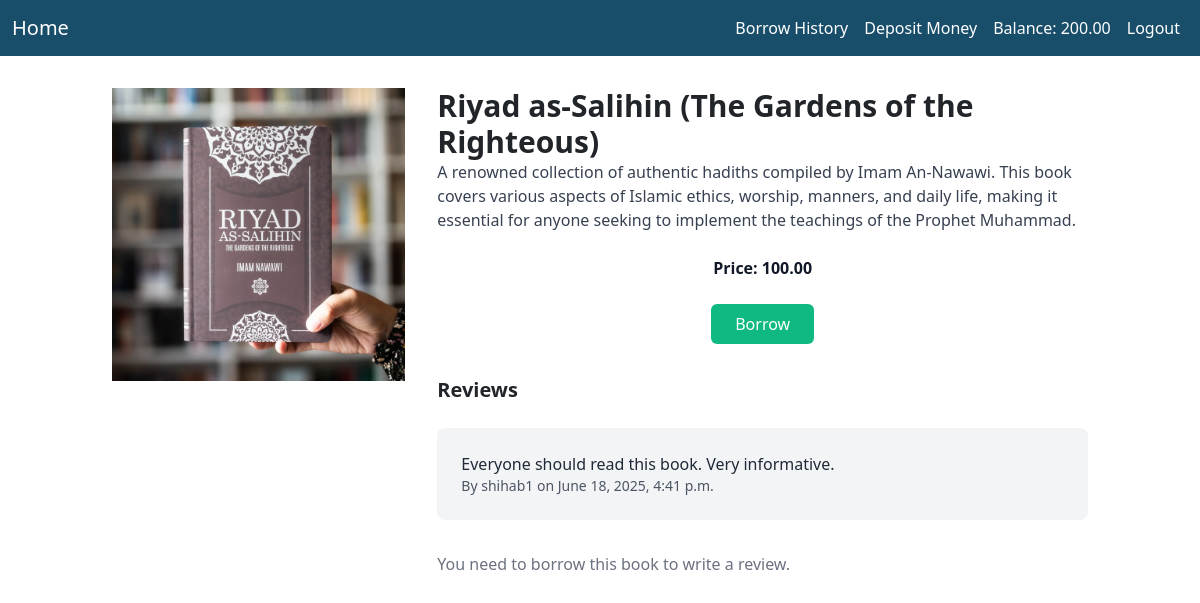
/library/book/1/ (signed in), run on the app's committed database.
### library/models.py (models this page shows, shortened)
class UserProfile(models.Model):
    user = models.OneToOneField(User, on_delete=models.CASCADE,related_name = 'profile')
    balance = models.DecimalField(max_digits = 10,decimal_places = 2,default = 0.00)
    borrowed_books = models.ManyToManyField(Book,related_name='borrowed_by',blank=True)
    def has_borrowed(self, book):
        return self.user.transactions.filter(book=book, return_date__isnull=True).exists()

class Book(models.Model):
    title = models.CharField(max_length = 100)
    description = models.TextField()
    image = models.ImageField(upload_to='books/',null=True,blank=True)
    borrowing_price = models.DecimalField(max_digits=8, decimal_places=2,null=True, blank=True)
    category = models.ManyToManyField(Category)

class Review(models.Model):
    book = models.ForeignKey(Book, on_delete=models.CASCADE, related_name='reviews')
    user = models.ForeignKey(User, on_delete=models.CASCADE)
    review = models.TextField()
    created_at = models.DateTimeField(auto_now_add=True)

### library/views.py (the view)
# urls.py: path('book/<int:pk>/', BookDetailView.as_view(), name='book_detail'),
class BookDetailView(LoginRequiredMixin, DetailView):
    model = Book
    template_name = 'book_detail.html'
    context_object_name = 'book'
    def get_context_data(self, **kwargs):
        context = super().get_context_data(**kwargs)
        book = self.get_object()
        user = self.request.user
        context['user'] = user
        context['has_borrowed'] = user.profile.has_borrowed(book)
        context['reviews'] = book.reviews.all()
        return context

### library/templates/book_detail.html (shortened to what this page needs)
{% extends 'base.html' %}
{% load static %}
{% block content %}
<div class="container mx-auto px-4 py-8">
    <div class="flex">
        <div class="w-1/3 pr-8">
            {% if book.image %}
            <img src="{{ book.image.url }}" alt="{{ book.title }}" class="w-full h-auto mb-4">
            {% else %}
            <img src="{% static 'images/book.jpg' %}" alt="Default Book Image" class="w-full h-auto mb-4">
            {% endif %}
        </div>
        <div class="w-2/3">
            <h1 class="text-3xl font-bold">{{ book.title }}</h1>
            <p class="text-gray-700 mb-4">{{ book.description }}</p>
            <form method="post" action="{% url 'borrow_book' %}" class="text-center mb-4">
                <p class="text-gray-900 font-bold mb-4">Price: {{ book.borrowing_price }}</p>
                <button type="submit"
                    class="bg-green-500 text-white px-4 py-2 rounded hover:bg-green-600">Borrow</button>
            </form>
            <div class="mt-8">
                <h2 class="text-xl font-semibold mb-4">Reviews</h2>
                <ul>
                    {% for review in reviews %}
                    <li class="mb-4">
                        <div class="bg-gray-100 rounded-lg p-4">
                            <p class="text-gray-800">{{ review.review }}</p>
                            <p class="text-sm text-gray-600">By {{ review.user.username }} on {{ review.created_at }}
                            </p>
                        </div>
                    </li>
                    {% empty %}
                    <li class="text-gray-500">No reviews yet.</li>
                    {% endfor %}
                </ul>
            </div>
            <div class="mt-8">
                {% if user.is_authenticated %}
                {% if has_borrowed %}
                <a href="{% url 'review_book' book.id %}"
                    class="inline-block bg-blue-500 hover:bg-blue-700 text-white font-bold py-2 px-4 rounded">Write a
                    Review</a>
                {% else %}
                <p class="mt-4 text-gray-500">You need to borrow this book to write a review.</p>
                {% endif %}
                {% else %}
                <p class="mt-4">Please <a href="{% url 'login' %}" class="text-blue-500 hover:underline">login</a> to
                    write a review.</p>
                {% endif %}
            </div>
        </div>
    </div>
</div>
{% endblock %}

### templates/base.html (shortened to what this page needs)
{% load static %}
<!doctype html>
<html lang="en">
<head>
    <link href="https://cdn.jsdelivr.net/npm/bootstrap@5.3.6/dist/css/bootstrap.min.css" rel="stylesheet"
>
    <link rel="stylesheet" href="{% static 'css/style.css' %}">
    <link href="https://cdn.jsdelivr.net/npm/tailwindcss@2.2.19/dist/tailwind.min.css" rel="stylesheet">
</head>
<body>
    <nav class="navbar navbar-expand-lg" style="background-color: #194e6b;">
        <div class="container-fluid">
            <a class="navbar-brand text-white" href="{% url 'home' %}">Home</a>
            <div class="collapse navbar-collapse" id="navbarNavAltMarkup">
                <ul class="navbar-nav ms-auto">
                {% if user.is_authenticated %}
                    <li class="nav-item">
                        <a class="nav-link text-white" href="{% url 'borrow_history' %}">Borrow History</a>
                    </li>
                    <li class="nav-item">
                        <a class="nav-link text-white" href="{% url 'deposit_money' %}">Deposit Money</a>
                    </li>
                    <li class="nav-item">
                        <span class="nav-link text-white">Balance: {{ user.profile.balance }}</span>
                    </li>
                    <li class="nav-item">
                        <a class="nav-link text-white" href="{% url 'logout' %}">Logout</a>
                    </li>
                {% endif %}
                </ul>
            </div>
        </div>
    </nav>
    {% block content %}
    {% endblock %}
</body>
</html>

### data on the page
Book: image (picture), title "Riyad as-Salihin (The Gardens of the Righteous)", description "A renowned collection of authentic hadiths compiled by Imam An-Nawawi. This book covers various aspects of Islamic ethics, worship, manners, and daily life, making it essential for anyone seeking to implement the teachings of the Prophet Muhammad.", borrowing_price "100.00"
Review: review "Everyone should read this book. Very informative.", user.username "shihab1", created_at "June 18, 2025, 4:41 p.m."

### other printed values
{{ user.profile.balance }} "200.00"
